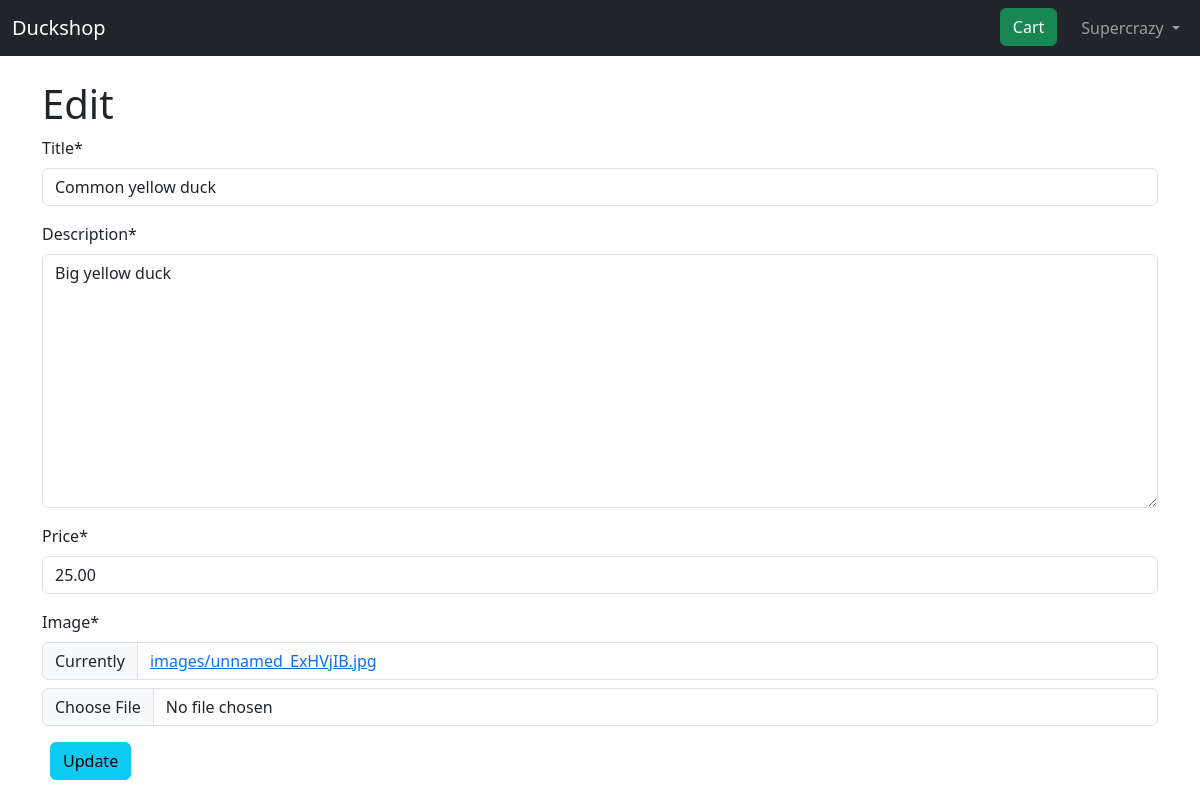
The app's page /edit/1 (signed in) with its own data.
### users/models.py (models this page shows)
class CustomUser(AbstractUser):
    phone = PhoneField(blank=True, help_text='Contact phone number')

### pages/models.py (models this page shows, shortened)
class Product(models.Model):
    title = models.CharField(max_length=255)
    description = models.TextField()
    price = models.DecimalField(max_digits=8, decimal_places=2)
    image = models.ImageField(upload_to='images/')

### pages/views.py (the view)
# urls.py: path("edit/<int:pk>", views.ProductEditView.as_view(), name="product_edit"),
class ProductEditView(PermissionRequiredMixin, UpdateView):
    permission_required = "add"
    model = models.Product
    fields = ['title', 'description', 'price', 'image']
    template_name = 'product_edit.html'

### templates/product_edit.html
{% extends 'base.html' %}
{% load crispy_forms_tags %}
{% block content %}
    <h1>Edit</h1>
    <form action="" method="post">{% csrf_token %}
         {{ form|crispy }}
        <button class="btn btn-info ms-2" type="submit">Update</button>
    </form>
{% endblock %}

### templates/base.html (shortened to what this page needs)
<!doctype html>
<html lang="en">
    <head>
    <link href="https://cdn.jsdelivr.net/npm/bootstrap@5.3.3/dist/css/bootstrap.min.css" rel="stylesheet">
    </head>
    <body>
        <nav class="navbar navbar-expand-md bg-dark mb-4" data-bs-theme="dark">
            <div class="container-fluid">
                <a class="navbar-brand" href="{% url 'home' %}">Duckshop</a>
                <div class="collapse navbar-collapse" id="navbarCollapse">
                {% if user.is_authenticated %}
                    <ul class="navbar-nav ms-auto">
                        <li class="nav-item me-3"><a href="{% url 'cart' %}" class="btn btn-success">Cart</a></li>
                        <li class="nav-item">
                            <a class="nav-link dropdown-toggle" href="#" id="userMenu" data-bs-toggle="dropdown" aria-expanded="false">
                                {{ user.username }}
                            </a>
                        </li>
                    </ul>
                    {% else %}
                    <form class="form-inline ms-auto">
                        <a href="{% url 'login' %}" class="btn btn-outline-secondary">Log in</a>
                        <a href="{% url 'signup' %}" class="btn btn-primary ms-2">Sign up</a>
                    </form>
                    {% endif %}
                </div>
            </div>
        </nav>
        <div class="container">
        {% block content %}
        {% endblock %}
        </div>
    </body>
</html>

### records on screen
CustomUser: username "Supercrazy"
Product: title "Common yellow duck", description "Big yellow duck", price "25.00"
